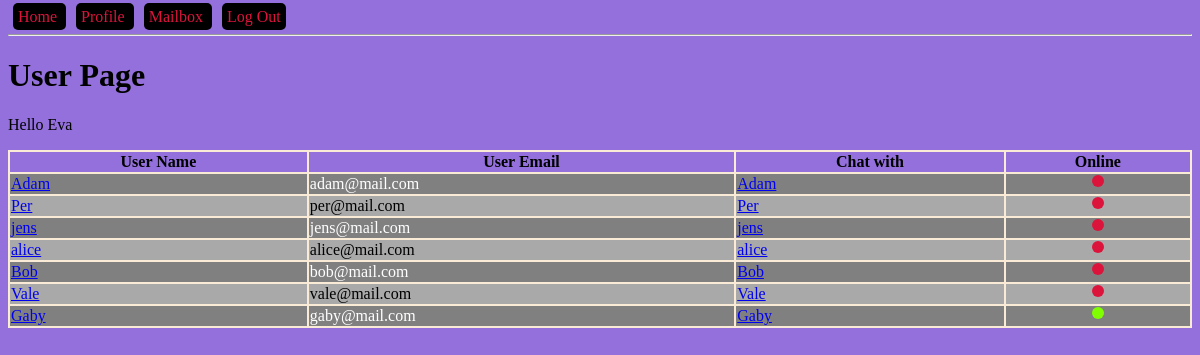
The page /profile (signed in) on the database its author committed.
### models.py (models this page shows, shortened)
class User(db.Model):
    id = db.Column(db.Integer, primary_key=True, autoincrement=True)
    name = db.Column(db.String(150))
    email = db.Column(db.String(150), unique=True)
    password = db.Column(db.String(100))
    public_rsa = db.Column(db.Text)
    admin = db.Column(db.BOOLEAN, default=False)
    online = db.Column(db.BOOLEAN, default=False)
    sent_messages = db.relationship('Message', backref='sender', lazy=True)
    recv_messages = db.relationship('Message', secondary=message_recv, lazy='subquery',
                                    backref=db.backref('receivers', lazy=True))

### blueprints/user/__init__.py (the view)
@bp_user.get('/profile')
@login_required
def user_get():
    users = get_all_but_current_user()
    return render_template("user.html", users=users)

### app.py (called while the page is built)
def create_app():
    app = Flask(__name__)
    app.config['SECRET_KEY'] = '123secret'
    app.config['SQLALCHEMY_TRACK_MODIFICATIONS'] = False
    app.config['SQLALCHEMY_DATABASE_URI'] = 'sqlite:///db.sqlite'
    db.init_app(app)
    login_manager = LoginManager()
    login_manager.init_app(app)
    @login_manager.user_loader
    def load_user(user_id):
        from models import User
        return User.query.filter_by(id=user_id).first()
    from blueprints.open import bp_open
    app.register_blueprint(bp_open)
    from blueprints.user import bp_user
    app.register_blueprint(bp_user)
    from blueprints.api import bp_api
    app.register_blueprint(bp_api, url_prefix='/api/v1.0')
    from blueprints.admin import bp_admin
    app.register_blueprint(bp_admin)
    from blueprints.ajax import bp_ajax
    app.register_blueprint(bp_ajax)
    return app

### controllers/user_controller.py (called while the page is built)
def get_all_but_current_user():
    from models import User
    user = current_user
    return User.query.filter(User.id != user.id).all()

### templates/user.html (shortened to what this page needs)
{% extends "base-template.html" %}
{% block content %}
    <h1 id="main-heading">User Page</h1>
    <p>Hello {{ current_user.name }}</p>
    <table>
        <tr>
            <th>User Name</th>
            <th>User Email</th>
            <th>Chat with</th>
            <th>Online</th>
        </tr>
        {% for user in users %}
            <tr>
                <td><a href="{{ url_for('bp_user.message_get', user_id=user.id) }}">{{ user.name }}</a></td>
                <td>{{ user.email }}</td>
                <td><a href="{{ url_for('bp_user.chat_get', user_id=user.id) }}">{{ user.name }}</a></td>
                <td class="center-content">
                    {% if user.online %}
                        <div class="circle online"></div>
                    {% else %}
                        <div class="circle offline"></div>
                    {% endif %}
                </td>
            </tr>
        {% endfor %}
    </table>
{% endblock %}

### static/css/main.css (style rules this page uses)
body { background-color: mediumpurple; }
table { width: 100%; background-color: antiquewhite; }
th { background: mediumpurple; }
tr:nth-child(odd) { background: darkgrey; }
tr:nth-child(even) { background: grey; color: white; }
.center-content { display:flex; align-items: center; align-content: center; }
.circle { margin: 0 auto; width: 12px; height: 12px; border-radius: 50%; }
.online { background: chartreuse; }
.offline { background: crimson; }

### rows shown on the page
User: name "Eva"
User: name "Adam", email "adam@mail.com", online False (drawn)
User: name "Per", email "per@mail.com", online False (drawn)
User: name "jens", email "jens@mail.com", online False (drawn)
User: name "alice", email "alice@mail.com", online False (drawn)
User: name "Bob", email "bob@mail.com", online False (drawn)
User: name "Vale", email "vale@mail.com", online False (drawn)
User: name "Gaby", email "gaby@mail.com", online True (drawn)
